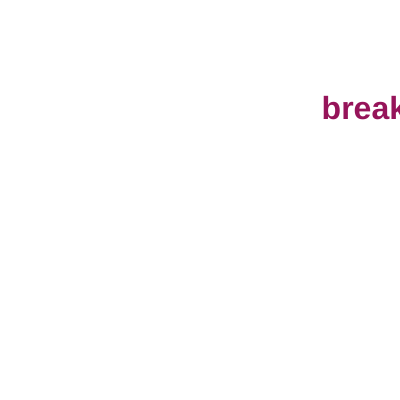
Frame 1 (no input)
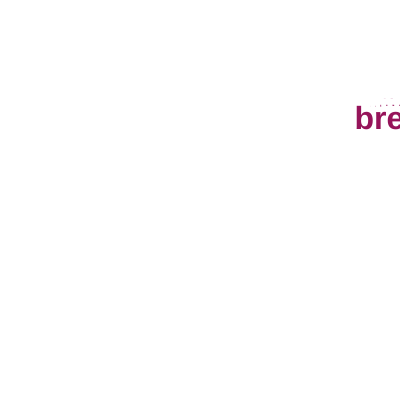
Frame 60 (no input)
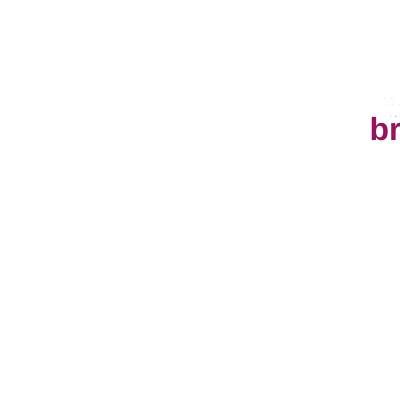
Frame 120 (the mouse pressed at the canvas centre since frame 60)

The p5.js sketch that drew these frames (run headless with seeded random() and noise() and a simulated clock; from frame 60 on, the mouse is pressed at the canvas centre):

// p5.js sketch
// ── sketch.js
let p1 = [];

function setup() {
  createCanvas(400, 400);
  p1 = new Particle();
  for (let i = 0; i < 100; i++) {
    p1[i] = new Particle();
  }
}

function draw() {
  //background(220);
  for (let i = 0; i < 1; i++) 
  {
    p1[i].update();
    p1[i].display();
    print(i);
  }
}

class Particle {
  constructor() {
    this.posX = random(0, width);
    this.posY = random(0, height);
    this.velX = random();
    this.velY = random();
    this.accX = 0.5;
    this.accY = 0;
  }
  update() {
    this.posX = this.posX + this.velX;
    this.posY += this.velY;
    if (this.posX > width || this.posX < 0) {
      this.velX = -this.velX;
    }
    if (this.posY < 0) {
      this.posY = height;
    }
    if (this.posY > height) {
      this.posY = 0;
    }
    this.velX += this.accX;
    this.velY += this.accY;
     function mouseClicked(){
    let p1= new Particle();
    p1.posX=mouseX;
    p1.posY=mouseY;
    swarm.push(p);   
     }
  }
  display() {
    //ellipse(this.posX, this.posY, 50, 50);
    textSize(32);
    textStyle(BOLD);
    fill(150,20,90);
    stroke(260);
    strokeWeight(10);
    text("break!", this.posX, this.posY);
  }
  functionmouseClicked(){
    let p1= new Particle();
    p1.posX=mouseX;
    p1.posY=mouseY;
    swarm.push(p);  
  }
}
